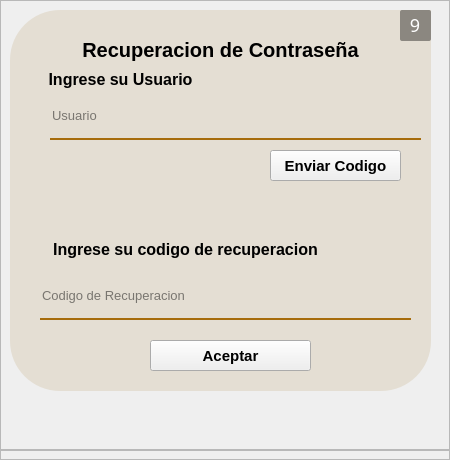
<?xml version="1.0" encoding="UTF-8"?>
<ui version="4.0">
 <class>MainWindow</class>
 <widget class="QMainWindow" name="MainWindow">
  <property name="geometry">
   <rect>
    <x>0</x>
    <y>0</y>
    <width>450</width>
    <height>460</height>
   </rect>
  </property>
  <property name="windowTitle">
   <string>MainWindow</string>
  </property>
  <widget class="QWidget" name="centralwidget">
   <layout class="QVBoxLayout" name="verticalLayout">
    <property name="spacing">
     <number>0</number>
    </property>
    <property name="leftMargin">
     <number>0</number>
    </property>
    <property name="topMargin">
     <number>0</number>
    </property>
    <property name="rightMargin">
     <number>0</number>
    </property>
    <property name="bottomMargin">
     <number>0</number>
    </property>
    <item>
     <widget class="QFrame" name="FrameSuperior">
      <property name="minimumSize">
       <size>
        <width>0</width>
        <height>450</height>
       </size>
      </property>
      <property name="styleSheet">
       <string notr="true"/>
      </property>
      <property name="frameShape">
       <enum>QFrame::StyledPanel</enum>
      </property>
      <property name="frameShadow">
       <enum>QFrame::Raised</enum>
      </property>
      <widget class="QFrame" name="FrameContenedor">
       <property name="geometry">
        <rect>
         <x>0</x>
         <y>0</y>
         <width>1000</width>
         <height>1000</height>
        </rect>
       </property>
       <property name="minimumSize">
        <size>
         <width>0</width>
         <height>0</height>
        </size>
       </property>
       <property name="styleSheet">
        <string notr="true">QPushButton#btnIniciar{
	background-color: qlineargradient(spread:pad, x1:0, y1:0, x2:1, y2:0, stop:0 #efa114, stop:1 #fccc7c);
	color:#000000;
	border-radius:5px;
}

QPushButton#btnIniciar:hover{
	background-color: qlineargradient(spread:pad, x1:0, y1:0, x2:1, y2:0, stop:0 #7c6e59, stop:1 #FFFFFF);

}

QPushButton#btnIniciar:pressed{
	padding-left:5px;
	padding-top:5px;
	background-color:: #7c6e59;
}</string>
       </property>
       <property name="frameShape">
        <enum>QFrame::StyledPanel</enum>
       </property>
       <property name="frameShadow">
        <enum>QFrame::Raised</enum>
       </property>
       <widget class="QPushButton" name="btnAceptar">
        <property name="geometry">
         <rect>
          <x>150</x>
          <y>340</y>
          <width>161</width>
          <height>31</height>
         </rect>
        </property>
        <property name="font">
         <font>
          <pointsize>11</pointsize>
          <weight>75</weight>
          <bold>true</bold>
          <kerning>true</kerning>
         </font>
        </property>
        <property name="cursor">
         <cursorShape>PointingHandCursor</cursorShape>
        </property>
        <property name="styleSheet">
         <string notr="true"/>
        </property>
        <property name="text">
         <string>Aceptar</string>
        </property>
       </widget>
       <widget class="QLabel" name="label_10">
        <property name="geometry">
         <rect>
          <x>40</x>
          <y>230</y>
          <width>291</width>
          <height>40</height>
         </rect>
        </property>
        <property name="font">
         <font>
          <pointsize>15</pointsize>
          <weight>75</weight>
          <bold>true</bold>
         </font>
        </property>
        <property name="styleSheet">
         <string notr="true">background-color: #e4ded3;
</string>
        </property>
        <property name="text">
         <string>&lt;html&gt;&lt;head/&gt;&lt;body&gt;&lt;p align=&quot;center&quot;&gt;&lt;span style=&quot; font-size:12pt;&quot;&gt;Ingrese su codigo de recuperacion&lt;/span&gt;&lt;/p&gt;&lt;/body&gt;&lt;/html&gt;</string>
        </property>
       </widget>
       <widget class="QLabel" name="lbMensaje">
        <property name="geometry">
         <rect>
          <x>60</x>
          <y>190</y>
          <width>351</width>
          <height>41</height>
         </rect>
        </property>
        <property name="styleSheet">
         <string notr="true">background-color: #e4ded3;</string>
        </property>
        <property name="text">
         <string/>
        </property>
       </widget>
       <widget class="QLabel" name="label_11">
        <property name="geometry">
         <rect>
          <x>50</x>
          <y>30</y>
          <width>341</width>
          <height>40</height>
         </rect>
        </property>
        <property name="font">
         <font>
          <pointsize>15</pointsize>
          <weight>75</weight>
          <bold>true</bold>
         </font>
        </property>
        <property name="styleSheet">
         <string notr="true">background-color: #e4ded3;
</string>
        </property>
        <property name="text">
         <string>&lt;html&gt;&lt;head/&gt;&lt;body&gt;&lt;p align=&quot;center&quot;&gt;Recuperacion de Contraseña&lt;/p&gt;&lt;/body&gt;&lt;/html&gt;</string>
        </property>
       </widget>
       <widget class="QLineEdit" name="txtCodigo">
        <property name="geometry">
         <rect>
          <x>40</x>
          <y>280</y>
          <width>371</width>
          <height>40</height>
         </rect>
        </property>
        <property name="font">
         <font>
          <pointsize>10</pointsize>
         </font>
        </property>
        <property name="styleSheet">
         <string notr="true">background-color:rgba(0,0,0,0);
border:none;
border-bottom:2px solid rgb(166, 108, 12);
color:rgba(0,0,0,240);
padding-bottom:7px;</string>
        </property>
        <property name="placeholderText">
         <string>Codigo de Recuperacion</string>
        </property>
       </widget>
       <widget class="QLabel" name="label_12">
        <property name="geometry">
         <rect>
          <x>40</x>
          <y>60</y>
          <width>161</width>
          <height>40</height>
         </rect>
        </property>
        <property name="font">
         <font>
          <pointsize>15</pointsize>
          <weight>75</weight>
          <bold>true</bold>
         </font>
        </property>
        <property name="styleSheet">
         <string notr="true">background-color: #e4ded3;
</string>
        </property>
        <property name="text">
         <string>&lt;html&gt;&lt;head/&gt;&lt;body&gt;&lt;p align=&quot;center&quot;&gt;&lt;span style=&quot; font-size:12pt;&quot;&gt;Ingrese su Usuario&lt;/span&gt;&lt;/p&gt;&lt;/body&gt;&lt;/html&gt;</string>
        </property>
       </widget>
       <widget class="QLineEdit" name="txtUsuario">
        <property name="geometry">
         <rect>
          <x>50</x>
          <y>100</y>
          <width>371</width>
          <height>40</height>
         </rect>
        </property>
        <property name="font">
         <font>
          <pointsize>10</pointsize>
         </font>
        </property>
        <property name="styleSheet">
         <string notr="true">background-color:rgba(0,0,0,0);
border:none;
border-bottom:2px solid rgb(166, 108, 12);
color:rgba(0,0,0,240);
padding-bottom:7px;</string>
        </property>
        <property name="echoMode">
         <enum>QLineEdit::Normal</enum>
        </property>
        <property name="readOnly">
         <bool>false</bool>
        </property>
        <property name="placeholderText">
         <string>Usuario</string>
        </property>
       </widget>
       <widget class="QPushButton" name="btnEnviar">
        <property name="geometry">
         <rect>
          <x>270</x>
          <y>150</y>
          <width>131</width>
          <height>31</height>
         </rect>
        </property>
        <property name="font">
         <font>
          <pointsize>11</pointsize>
          <weight>75</weight>
          <bold>true</bold>
          <kerning>true</kerning>
         </font>
        </property>
        <property name="cursor">
         <cursorShape>PointingHandCursor</cursorShape>
        </property>
        <property name="styleSheet">
         <string notr="true"/>
        </property>
        <property name="text">
         <string>Enviar Codigo</string>
        </property>
       </widget>
       <widget class="QLabel" name="label_13">
        <property name="geometry">
         <rect>
          <x>10</x>
          <y>10</y>
          <width>421</width>
          <height>381</height>
         </rect>
        </property>
        <property name="font">
         <font>
          <pointsize>6</pointsize>
         </font>
        </property>
        <property name="styleSheet">
         <string notr="true">background-color: #e4ded3;
border-bottom-right-radius:50px;
border-top-left-radius:50px;
border-bottom-left-radius:50px;


</string>
        </property>
        <property name="text">
         <string/>
        </property>
       </widget>
       <widget class="QWidget" name="horizontalWidget_2" native="true">
        <property name="geometry">
         <rect>
          <x>400</x>
          <y>10</y>
          <width>31</width>
          <height>31</height>
         </rect>
        </property>
        <property name="styleSheet">
         <string notr="true">QPushButton{
	background-color:rgba(0,0,0,0);
	color:rgb(255,255,255);
	border-radius:1px;
	font-size:18px;
	font-family:dripicons-v2;
}

QPushButton:hover{
	background-color:rgb(49,48,53)
}

QPushButton#btnCerrar:hover{
	background-color:rgb(232,17,25)
}

QpushButton:pressed{
	padding-top:5px;
 	padding-left:5px;
}


</string>
        </property>
        <layout class="QHBoxLayout" name="horizontalLayout_3">
         <property name="spacing">
          <number>0</number>
         </property>
         <property name="leftMargin">
          <number>0</number>
         </property>
         <property name="topMargin">
          <number>0</number>
         </property>
         <property name="rightMargin">
          <number>0</number>
         </property>
         <property name="bottomMargin">
          <number>0</number>
         </property>
         <item>
          <widget class="QPushButton" name="btnCerrar">
           <property name="minimumSize">
            <size>
             <width>30</width>
             <height>30</height>
            </size>
           </property>
           <property name="maximumSize">
            <size>
             <width>30</width>
             <height>30</height>
            </size>
           </property>
           <property name="styleSheet">
            <string notr="true"/>
           </property>
           <property name="text">
            <string>9</string>
           </property>
          </widget>
         </item>
        </layout>
       </widget>
       <widget class="QLabel" name="label_18">
        <property name="geometry">
         <rect>
          <x>400</x>
          <y>10</y>
          <width>31</width>
          <height>31</height>
         </rect>
        </property>
        <property name="styleSheet">
         <string notr="true">background-color:rgba(0,0,0,100);
border-radius:2px;</string>
        </property>
        <property name="text">
         <string/>
        </property>
       </widget>
       <zorder>label_13</zorder>
       <zorder>label_12</zorder>
       <zorder>txtCodigo</zorder>
       <zorder>label_11</zorder>
       <zorder>btnAceptar</zorder>
       <zorder>btnEnviar</zorder>
       <zorder>lbMensaje</zorder>
       <zorder>txtUsuario</zorder>
       <zorder>label_10</zorder>
       <zorder>label_18</zorder>
       <zorder>horizontalWidget_2</zorder>
      </widget>
     </widget>
    </item>
    <item>
     <widget class="QFrame" name="FrameInferior">
      <property name="enabled">
       <bool>true</bool>
      </property>
      <property name="sizePolicy">
       <sizepolicy hsizetype="Preferred" vsizetype="Preferred">
        <horstretch>0</horstretch>
        <verstretch>4</verstretch>
       </sizepolicy>
      </property>
      <property name="minimumSize">
       <size>
        <width>0</width>
        <height>0</height>
       </size>
      </property>
      <property name="maximumSize">
       <size>
        <width>1000</width>
        <height>1000</height>
       </size>
      </property>
      <property name="sizeIncrement">
       <size>
        <width>0</width>
        <height>0</height>
       </size>
      </property>
      <property name="baseSize">
       <size>
        <width>0</width>
        <height>0</height>
       </size>
      </property>
      <property name="styleSheet">
       <string notr="true">QPushButton#btnIniciar{
	background-color: qlineargradient(spread:pad, x1:0, y1:0, x2:1, y2:0, stop:0 #efa114, stop:1 #fccc7c);
	color:#000000;
	border-radius:5px;
}

QPushButton#btnIniciar:hover{
	background-color: qlineargradient(spread:pad, x1:0, y1:0, x2:1, y2:0, stop:0 #7c6e59, stop:1 #FFFFFF);

}

QPushButton#btnIniciar:pressed{
	padding-left:5px;
	padding-top:5px;
	background-color:: #7c6e59;
}</string>
      </property>
      <property name="frameShape">
       <enum>QFrame::StyledPanel</enum>
      </property>
      <property name="frameShadow">
       <enum>QFrame::Raised</enum>
      </property>
      <widget class="QLabel" name="label_14">
       <property name="geometry">
        <rect>
         <x>10</x>
         <y>30</y>
         <width>431</width>
         <height>341</height>
        </rect>
       </property>
       <property name="font">
        <font>
         <pointsize>6</pointsize>
        </font>
       </property>
       <property name="styleSheet">
        <string notr="true">background-color: #e4ded3;
border-bottom-right-radius:50px;
border-top-left-radius:50px;
border-bottom-left-radius:50px;
border-top-right-radius:50px;
</string>
       </property>
       <property name="text">
        <string/>
       </property>
      </widget>
      <widget class="QLabel" name="label_15">
       <property name="geometry">
        <rect>
         <x>60</x>
         <y>40</y>
         <width>341</width>
         <height>40</height>
        </rect>
       </property>
       <property name="font">
        <font>
         <pointsize>15</pointsize>
         <weight>75</weight>
         <bold>true</bold>
        </font>
       </property>
       <property name="styleSheet">
        <string notr="true">background-color: #e4ded3;
</string>
       </property>
       <property name="text">
        <string>&lt;html&gt;&lt;head/&gt;&lt;body&gt;&lt;p align=&quot;center&quot;&gt;Restablecer Contraseña&lt;/p&gt;&lt;/body&gt;&lt;/html&gt;</string>
       </property>
      </widget>
      <widget class="QLabel" name="label_16">
       <property name="geometry">
        <rect>
         <x>10</x>
         <y>100</y>
         <width>291</width>
         <height>40</height>
        </rect>
       </property>
       <property name="font">
        <font>
         <pointsize>15</pointsize>
         <weight>75</weight>
         <bold>true</bold>
        </font>
       </property>
       <property name="styleSheet">
        <string notr="true">background-color: #e4ded3;
</string>
       </property>
       <property name="text">
        <string>&lt;html&gt;&lt;head/&gt;&lt;body&gt;&lt;p align=&quot;center&quot;&gt;&lt;span style=&quot; font-size:12pt;&quot;&gt;Ingrese su nueva Contraseña&lt;/span&gt;&lt;/p&gt;&lt;/body&gt;&lt;/html&gt;</string>
       </property>
      </widget>
      <widget class="QLineEdit" name="txtNewPassword">
       <property name="geometry">
        <rect>
         <x>40</x>
         <y>140</y>
         <width>371</width>
         <height>40</height>
        </rect>
       </property>
       <property name="font">
        <font>
         <pointsize>10</pointsize>
        </font>
       </property>
       <property name="styleSheet">
        <string notr="true">background-color:rgba(0,0,0,0);
border:none;
border-bottom:2px solid rgb(166, 108, 12);
color:rgba(0,0,0,240);
padding-bottom:7px;</string>
       </property>
       <property name="echoMode">
        <enum>QLineEdit::Password</enum>
       </property>
       <property name="placeholderText">
        <string>Nueva Contraseña</string>
       </property>
      </widget>
      <widget class="QLabel" name="label_17">
       <property name="geometry">
        <rect>
         <x>30</x>
         <y>190</y>
         <width>221</width>
         <height>40</height>
        </rect>
       </property>
       <property name="font">
        <font>
         <pointsize>15</pointsize>
         <weight>75</weight>
         <bold>true</bold>
        </font>
       </property>
       <property name="styleSheet">
        <string notr="true">background-color: #e4ded3;
</string>
       </property>
       <property name="text">
        <string>&lt;html&gt;&lt;head/&gt;&lt;body&gt;&lt;p align=&quot;center&quot;&gt;&lt;span style=&quot; font-size:12pt;&quot;&gt;Confirme su Contraseña&lt;/span&gt;&lt;/p&gt;&lt;/body&gt;&lt;/html&gt;</string>
       </property>
      </widget>
      <widget class="QLineEdit" name="txtConfirmarPassword">
       <property name="geometry">
        <rect>
         <x>40</x>
         <y>240</y>
         <width>361</width>
         <height>40</height>
        </rect>
       </property>
       <property name="font">
        <font>
         <pointsize>10</pointsize>
        </font>
       </property>
       <property name="styleSheet">
        <string notr="true">background-color:rgba(0,0,0,0);
border:none;
border-bottom:2px solid rgb(166, 108, 12);
color:rgba(0,0,0,240);
padding-bottom:7px;</string>
       </property>
       <property name="echoMode">
        <enum>QLineEdit::Password</enum>
       </property>
       <property name="placeholderText">
        <string>Confirmar Contraseña</string>
       </property>
      </widget>
      <widget class="QPushButton" name="btnGuardar">
       <property name="geometry">
        <rect>
         <x>110</x>
         <y>300</y>
         <width>221</width>
         <height>40</height>
        </rect>
       </property>
       <property name="font">
        <font>
         <pointsize>11</pointsize>
         <weight>75</weight>
         <bold>true</bold>
        </font>
       </property>
       <property name="styleSheet">
        <string notr="true">QPushButton#btnIniciar{
	background-color: qlineargradient(spread:pad, x1:0, y1:0, x2:1, y2:0, stop:0 #efa114, stop:1 #fccc7c);
	color:#000000;
	border-radius:5px;
}

QPushButton#btnIniciar:hover{
	background-color: qlineargradient(spread:pad, x1:0, y1:0, x2:1, y2:0, stop:0 #7c6e59, stop:1 #FFFFFF);

}

QPushButton#btnIniciar:pressed{
	padding-left:5px;
	padding-top:5px;
	background-color:: #7c6e59;
}
</string>
       </property>
       <property name="text">
        <string>Guardar</string>
       </property>
      </widget>
     </widget>
    </item>
   </layout>
  </widget>
 </widget>
 <resources/>
 <connections/>
</ui>
